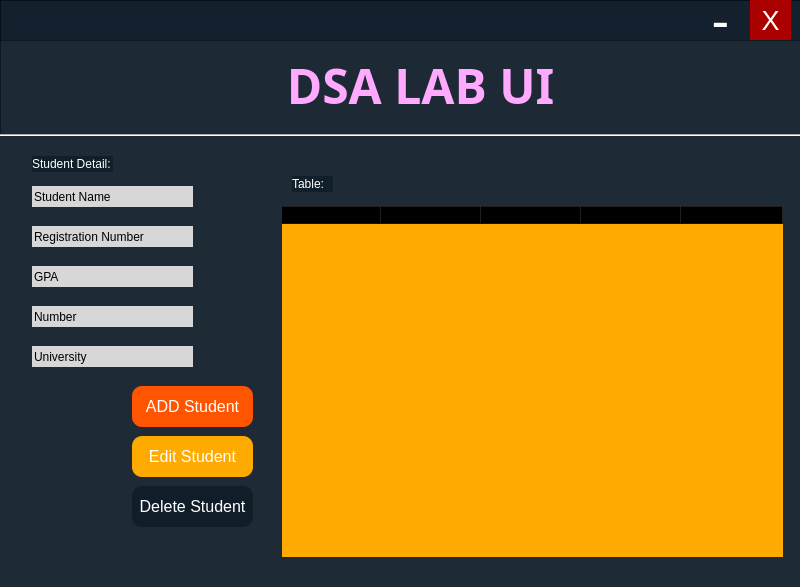
<?xml version="1.0" encoding="UTF-8"?>
<ui version="4.0">
 <class>MainWindow</class>
 <widget class="QMainWindow" name="MainWindow">
  <property name="geometry">
   <rect>
    <x>0</x>
    <y>0</y>
    <width>800</width>
    <height>587</height>
   </rect>
  </property>
  <property name="minimumSize">
   <size>
    <width>800</width>
    <height>587</height>
   </size>
  </property>
  <property name="maximumSize">
   <size>
    <width>800</width>
    <height>587</height>
   </size>
  </property>
  <property name="windowTitle">
   <string>MainWindow</string>
  </property>
  <widget class="QWidget" name="centralwidget">
   <widget class="QFrame" name="frame">
    <property name="geometry">
     <rect>
      <x>0</x>
      <y>0</y>
      <width>891</width>
      <height>41</height>
     </rect>
    </property>
    <property name="styleSheet">
     <string notr="true">QFrame#frame{
background-color:rgba(7, 19, 35, 240);
}
</string>
    </property>
    <property name="frameShape">
     <enum>QFrame::StyledPanel</enum>
    </property>
    <property name="frameShadow">
     <enum>QFrame::Raised</enum>
    </property>
    <widget class="QPushButton" name="CrossButton">
     <property name="geometry">
      <rect>
       <x>750</x>
       <y>0</y>
       <width>41</width>
       <height>41</height>
      </rect>
     </property>
     <property name="font">
      <font>
       <pointsize>20</pointsize>
      </font>
     </property>
     <property name="styleSheet">
      <string notr="true">QPushButton {
	border: none;
	background-color: rgba(0,0,10,10);
	background-color: rgb(170, 85, 0);
	background-color: rgb(170, 0, 0);
   color: white
}
QPushButton:hover {
	background-color: rgba(0,125,236,255);
}
QPushButton:pressed {	
	background-color: rgba(0,0,0,0);
}</string>
     </property>
     <property name="text">
      <string>X</string>
     </property>
    </widget>
    <widget class="QPushButton" name="MinimizeButton">
     <property name="geometry">
      <rect>
       <x>700</x>
       <y>0</y>
       <width>41</width>
       <height>41</height>
      </rect>
     </property>
     <property name="font">
      <font>
       <pointsize>40</pointsize>
      </font>
     </property>
     <property name="styleSheet">
      <string notr="true">QPushButton {
	background-color: rgb(170, 170, 127);
	border: none;
	background-color: rgba(0,0,0,0);
   color: white
}
QPushButton:hover {
	background-color: rgba(0,125,236,255);
}
QPushButton:pressed {	
	background-color: rgba(0,0,0,0);
}</string>
     </property>
     <property name="text">
      <string>-</string>
     </property>
    </widget>
    <widget class="QWidget" name="widget" native="true">
     <property name="geometry">
      <rect>
       <x>0</x>
       <y>30</y>
       <width>891</width>
       <height>101</height>
      </rect>
     </property>
     <widget class="QLabel" name="label_2">
      <property name="geometry">
       <rect>
        <x>20</x>
        <y>10</y>
        <width>271</width>
        <height>61</height>
       </rect>
      </property>
      <property name="font">
       <font>
        <family>Segoe UI</family>
        <pointsize>23</pointsize>
       </font>
      </property>
      <property name="styleSheet">
       <string notr="true">color:rgba(0,125,236,255);
border-radius:10px;
background-color:rgb(16, 29, 41)</string>
      </property>
      <property name="text">
       <string>&lt;html&gt;&lt;head/&gt;&lt;body&gt;&lt;p&gt;&lt;span style=&quot; font-size:20pt; font-weight:600;&quot;&gt;STUDENT&lt;/span&gt; CRUD&lt;/p&gt;&lt;/body&gt;&lt;/html&gt;</string>
      </property>
      <property name="alignment">
       <set>Qt::AlignCenter</set>
      </property>
     </widget>
     <widget class="QFrame" name="frame_3">
      <property name="geometry">
       <rect>
        <x>0</x>
        <y>80</y>
        <width>891</width>
        <height>20</height>
       </rect>
      </property>
      <property name="styleSheet">
       <string notr="true">background-color:rgba(16, 30, 41, 240);</string>
      </property>
      <property name="frameShape">
       <enum>QFrame::StyledPanel</enum>
      </property>
      <property name="frameShadow">
       <enum>QFrame::Raised</enum>
      </property>
     </widget>
    </widget>
   </widget>
   <widget class="QFrame" name="frame_2">
    <property name="geometry">
     <rect>
      <x>0</x>
      <y>40</y>
      <width>891</width>
      <height>551</height>
     </rect>
    </property>
    <property name="styleSheet">
     <string notr="true">QFrame#frame_2{
background-color:rgba(16, 30, 41, 240);
}


</string>
    </property>
    <property name="frameShape">
     <enum>QFrame::StyledPanel</enum>
    </property>
    <property name="frameShadow">
     <enum>QFrame::Raised</enum>
    </property>
    <widget class="QTabWidget" name="tabWidget">
     <property name="geometry">
      <rect>
       <x>-160</x>
       <y>70</y>
       <width>1071</width>
       <height>491</height>
      </rect>
     </property>
     <property name="styleSheet">
      <string notr="true">QTabBar::tab {
background-color:rgba(16, 30, 41, 240); 
color:rgba(16, 30, 41, 240); 
 }
QTabBar{
background-color:rgba(16, 30, 41, 240);
}

</string>
     </property>
     <property name="currentIndex">
      <number>0</number>
     </property>
     <widget class="QWidget" name="tab2">
      <property name="styleSheet">
       <string notr="true">background-color:rgba(16, 30, 41, 240);
border:none</string>
      </property>
      <attribute name="title">
       <string>Tab 2</string>
      </attribute>
      <widget class="QLabel" name="label_7">
       <property name="geometry">
        <rect>
         <x>190</x>
         <y>20</y>
         <width>81</width>
         <height>16</height>
        </rect>
       </property>
       <property name="styleSheet">
        <string notr="true">color:white
</string>
       </property>
       <property name="text">
        <string>Student Detail:</string>
       </property>
      </widget>
      <widget class="QLineEdit" name="NameEdit">
       <property name="geometry">
        <rect>
         <x>190</x>
         <y>50</y>
         <width>161</width>
         <height>21</height>
        </rect>
       </property>
       <property name="styleSheet">
        <string notr="true">background-color:rgb(215, 215, 215)
</string>
       </property>
       <property name="text">
        <string>Student Name</string>
       </property>
       <property name="placeholderText">
        <string>Imported File</string>
       </property>
      </widget>
      <widget class="QPushButton" name="AddButton">
       <property name="geometry">
        <rect>
         <x>290</x>
         <y>250</y>
         <width>121</width>
         <height>41</height>
        </rect>
       </property>
       <property name="font">
        <font>
         <pointsize>12</pointsize>
        </font>
       </property>
       <property name="styleSheet">
        <string notr="true">QPushButton {
   background-color:rgb(17, 30, 42);
	background-color: rgb(255, 85, 0);
	border: none;
   color: white;
    border-radius:10px;
}
QPushButton:hover {
	background-color: rgba(0,125,236,255);
}
QPushButton:pressed {	
	background-color: white;
   color : black
}</string>
       </property>
       <property name="text">
        <string>ADD Student</string>
       </property>
      </widget>
      <widget class="QLabel" name="label_13">
       <property name="geometry">
        <rect>
         <x>450</x>
         <y>40</y>
         <width>41</width>
         <height>16</height>
        </rect>
       </property>
       <property name="styleSheet">
        <string notr="true">color:white
</string>
       </property>
       <property name="text">
        <string>Table:</string>
       </property>
      </widget>
      <widget class="QTableWidget" name="StuInfoTable">
       <property name="geometry">
        <rect>
         <x>440</x>
         <y>70</y>
         <width>501</width>
         <height>351</height>
        </rect>
       </property>
       <property name="styleSheet">
        <string notr="true">QTableWidget {

background-color:rgb(255, 170, 0);
color:black;


}</string>
       </property>
       <column>
        <property name="text">
         <string>Student Name</string>
        </property>
       </column>
       <column>
        <property name="text">
         <string>REG Number</string>
        </property>
       </column>
       <column>
        <property name="text">
         <string>GPA</string>
        </property>
       </column>
       <column>
        <property name="text">
         <string>Number</string>
        </property>
       </column>
       <column>
        <property name="text">
         <string>Univesity</string>
        </property>
       </column>
      </widget>
      <widget class="QLineEdit" name="RegEdit">
       <property name="geometry">
        <rect>
         <x>190</x>
         <y>90</y>
         <width>161</width>
         <height>21</height>
        </rect>
       </property>
       <property name="styleSheet">
        <string notr="true">background-color:rgb(215, 215, 215)
</string>
       </property>
       <property name="text">
        <string>Registration Number</string>
       </property>
       <property name="placeholderText">
        <string>Imported File</string>
       </property>
      </widget>
      <widget class="QLineEdit" name="gpaEdit">
       <property name="geometry">
        <rect>
         <x>190</x>
         <y>130</y>
         <width>161</width>
         <height>21</height>
        </rect>
       </property>
       <property name="styleSheet">
        <string notr="true">background-color:rgb(215, 215, 215)
</string>
       </property>
       <property name="text">
        <string>GPA</string>
       </property>
       <property name="placeholderText">
        <string>Imported File</string>
       </property>
      </widget>
      <widget class="QLineEdit" name="NumberEdit">
       <property name="geometry">
        <rect>
         <x>190</x>
         <y>170</y>
         <width>161</width>
         <height>21</height>
        </rect>
       </property>
       <property name="styleSheet">
        <string notr="true">background-color:rgb(215, 215, 215)
</string>
       </property>
       <property name="text">
        <string>Number</string>
       </property>
       <property name="placeholderText">
        <string>Imported File</string>
       </property>
      </widget>
      <widget class="QLineEdit" name="uniEdit">
       <property name="geometry">
        <rect>
         <x>190</x>
         <y>210</y>
         <width>161</width>
         <height>21</height>
        </rect>
       </property>
       <property name="styleSheet">
        <string notr="true">background-color:rgb(215, 215, 215)
</string>
       </property>
       <property name="text">
        <string>University</string>
       </property>
       <property name="placeholderText">
        <string>Imported File</string>
       </property>
      </widget>
      <widget class="QPushButton" name="DeleteButton">
       <property name="geometry">
        <rect>
         <x>290</x>
         <y>350</y>
         <width>121</width>
         <height>41</height>
        </rect>
       </property>
       <property name="font">
        <font>
         <pointsize>12</pointsize>
        </font>
       </property>
       <property name="styleSheet">
        <string notr="true">QPushButton {
   background-color:rgb(17, 30, 42);
	border: none;
   color: white;
    border-radius:10px;
}
QPushButton:hover {
	background-color: rgba(0,125,236,255);
}
QPushButton:pressed {	
	background-color: white;
   color : black
}</string>
       </property>
       <property name="text">
        <string>Delete Student</string>
       </property>
      </widget>
      <widget class="QPushButton" name="EditButton">
       <property name="geometry">
        <rect>
         <x>290</x>
         <y>300</y>
         <width>121</width>
         <height>41</height>
        </rect>
       </property>
       <property name="font">
        <font>
         <pointsize>12</pointsize>
        </font>
       </property>
       <property name="styleSheet">
        <string notr="true">QPushButton {
	background-color: rgb(255, 170, 0);
	border: none;
   color: white;
    border-radius:10px;
}
QPushButton:hover {
	background-color: rgba(0,125,236,255);
}
QPushButton:pressed {	
	background-color: white;
   color : black
}</string>
       </property>
       <property name="text">
        <string>Edit Student</string>
       </property>
      </widget>
     </widget>
    </widget>
    <widget class="QLabel" name="label">
     <property name="geometry">
      <rect>
       <x>280</x>
       <y>10</y>
       <width>281</width>
       <height>71</height>
      </rect>
     </property>
     <property name="font">
      <font>
       <family>Yu Gothic UI Semibold</family>
       <pointsize>36</pointsize>
       <weight>75</weight>
       <bold>true</bold>
      </font>
     </property>
     <property name="styleSheet">
      <string notr="true">color: rgb(255, 170, 255);</string>
     </property>
     <property name="text">
      <string>&lt;html&gt;&lt;head/&gt;&lt;body&gt;&lt;p&gt;DSA LAB UI&lt;/p&gt;&lt;/body&gt;&lt;/html&gt;</string>
     </property>
     <property name="alignment">
      <set>Qt::AlignCenter</set>
     </property>
    </widget>
   </widget>
  </widget>
 </widget>
 <resources/>
 <connections/>
</ui>
